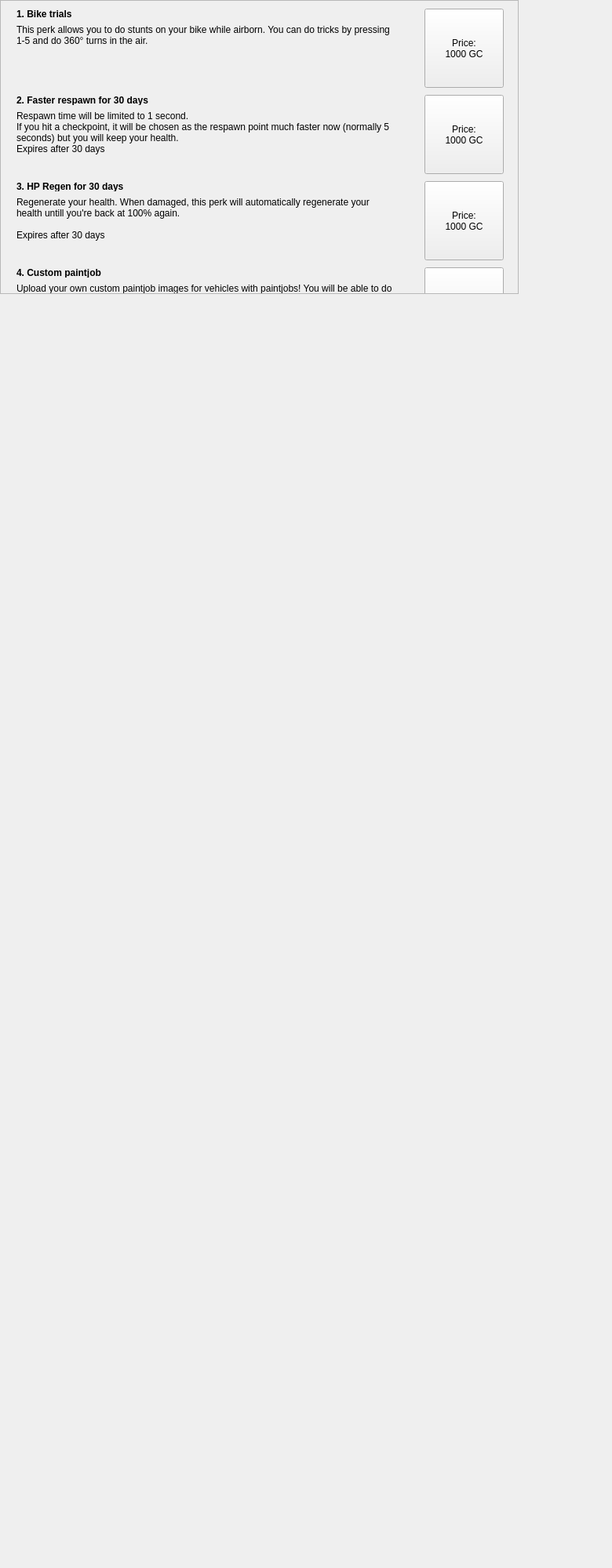
<?xml version="1.0" encoding="UTF-8"?>
<ui version="4.0">
 <class>itemsWidget</class>
 <widget class="QWidget" name="itemsWidget">
  <property name="geometry">
   <rect>
    <x>0</x>
    <y>0</y>
    <width>780</width>
    <height>2000</height>
   </rect>
  </property>
  <property name="windowTitle">
   <string>Form</string>
  </property>
  <widget class="QScrollArea" name="scrollAreaItems">
   <property name="geometry">
    <rect>
     <x>0</x>
     <y>0</y>
     <width>661</width>
     <height>375</height>
    </rect>
   </property>
   <property name="widgetResizable">
    <bool>true</bool>
   </property>
   <widget class="QWidget" name="scrollAreaWidgetContents">
    <property name="geometry">
     <rect>
      <x>0</x>
      <y>0</y>
      <width>659</width>
      <height>373</height>
     </rect>
    </property>
    <widget class="QLabel" name="labelTitle_1">
     <property name="geometry">
      <rect>
       <x>20</x>
       <y>10</y>
       <width>200</width>
       <height>13</height>
      </rect>
     </property>
     <property name="font">
      <font>
       <weight>75</weight>
       <bold>true</bold>
      </font>
     </property>
     <property name="text">
      <string>1. Bike trials</string>
     </property>
    </widget>
    <widget class="QLabel" name="labelInfo_1">
     <property name="geometry">
      <rect>
       <x>20</x>
       <y>30</y>
       <width>481</width>
       <height>71</height>
      </rect>
     </property>
     <property name="text">
      <string>This perk allows you to do stunts on your bike while airborn. You can do tricks by pressing 1-5 and do 360° turns in the air.</string>
     </property>
     <property name="alignment">
      <set>Qt::AlignLeading|Qt::AlignLeft|Qt::AlignTop</set>
     </property>
     <property name="wordWrap">
      <bool>true</bool>
     </property>
    </widget>
    <widget class="QPushButton" name="btnBuyPerk_1">
     <property name="geometry">
      <rect>
       <x>540</x>
       <y>10</y>
       <width>101</width>
       <height>101</height>
      </rect>
     </property>
     <property name="text">
      <string>Price:
1000 GC</string>
     </property>
     <property name="checkable">
      <bool>false</bool>
     </property>
    </widget>
    <widget class="QPushButton" name="btnBuyPerk_2">
     <property name="geometry">
      <rect>
       <x>540</x>
       <y>120</y>
       <width>101</width>
       <height>101</height>
      </rect>
     </property>
     <property name="text">
      <string>Price:
1000 GC</string>
     </property>
     <property name="checkable">
      <bool>false</bool>
     </property>
    </widget>
    <widget class="QLabel" name="labelInfo_2">
     <property name="geometry">
      <rect>
       <x>20</x>
       <y>140</y>
       <width>481</width>
       <height>71</height>
      </rect>
     </property>
     <property name="text">
      <string>Respawn time will be limited to 1 second. 
If you hit a checkpoint, it will be chosen as the respawn point much faster now (normally 5 seconds) but you will keep your health.
Expires after 30 days</string>
     </property>
     <property name="alignment">
      <set>Qt::AlignLeading|Qt::AlignLeft|Qt::AlignTop</set>
     </property>
     <property name="wordWrap">
      <bool>true</bool>
     </property>
    </widget>
    <widget class="QLabel" name="labelTitle_2">
     <property name="geometry">
      <rect>
       <x>20</x>
       <y>120</y>
       <width>200</width>
       <height>13</height>
      </rect>
     </property>
     <property name="font">
      <font>
       <weight>75</weight>
       <bold>true</bold>
      </font>
     </property>
     <property name="text">
      <string>2. Faster respawn for 30 days</string>
     </property>
    </widget>
    <widget class="QPushButton" name="btnBuyPerk_3">
     <property name="geometry">
      <rect>
       <x>540</x>
       <y>230</y>
       <width>101</width>
       <height>101</height>
      </rect>
     </property>
     <property name="text">
      <string>Price:
1000 GC</string>
     </property>
     <property name="checkable">
      <bool>false</bool>
     </property>
    </widget>
    <widget class="QLabel" name="labelTitle_3">
     <property name="geometry">
      <rect>
       <x>20</x>
       <y>230</y>
       <width>200</width>
       <height>13</height>
      </rect>
     </property>
     <property name="font">
      <font>
       <weight>75</weight>
       <bold>true</bold>
      </font>
     </property>
     <property name="text">
      <string>3. HP Regen for 30 days</string>
     </property>
    </widget>
    <widget class="QLabel" name="labelInfo_3">
     <property name="geometry">
      <rect>
       <x>20</x>
       <y>250</y>
       <width>481</width>
       <height>71</height>
      </rect>
     </property>
     <property name="text">
      <string>Regenerate your health. When damaged, this perk will automatically regenerate your health untill you're back at 100% again.

Expires after 30 days</string>
     </property>
     <property name="alignment">
      <set>Qt::AlignLeading|Qt::AlignLeft|Qt::AlignTop</set>
     </property>
     <property name="wordWrap">
      <bool>true</bool>
     </property>
    </widget>
    <widget class="QLabel" name="labelTitle_4">
     <property name="geometry">
      <rect>
       <x>20</x>
       <y>340</y>
       <width>200</width>
       <height>13</height>
      </rect>
     </property>
     <property name="font">
      <font>
       <weight>75</weight>
       <bold>true</bold>
      </font>
     </property>
     <property name="text">
      <string>4. Custom paintjob</string>
     </property>
    </widget>
    <widget class="QPushButton" name="btnBuyPerk_4">
     <property name="geometry">
      <rect>
       <x>540</x>
       <y>340</y>
       <width>101</width>
       <height>101</height>
      </rect>
     </property>
     <property name="text">
      <string>Price:
1000 GC</string>
     </property>
     <property name="checkable">
      <bool>false</bool>
     </property>
    </widget>
    <widget class="QLabel" name="labelInfo_4">
     <property name="geometry">
      <rect>
       <x>20</x>
       <y>360</y>
       <width>481</width>
       <height>71</height>
      </rect>
     </property>
     <property name="text">
      <string>Upload your own custom paintjob images for vehicles with paintjobs! You will be able to do this in the modshop tab. One custom paintjob can be set for all vehicles at the same time. You can buy this multiple times so you can add multiple paintjobs to use.</string>
     </property>
     <property name="alignment">
      <set>Qt::AlignLeading|Qt::AlignLeft|Qt::AlignTop</set>
     </property>
     <property name="wordWrap">
      <bool>true</bool>
     </property>
    </widget>
    <widget class="QLabel" name="labelTitle_5">
     <property name="geometry">
      <rect>
       <x>20</x>
       <y>450</y>
       <width>200</width>
       <height>13</height>
      </rect>
     </property>
     <property name="font">
      <font>
       <weight>75</weight>
       <bold>true</bold>
      </font>
     </property>
     <property name="text">
      <string>5. Voice</string>
     </property>
    </widget>
    <widget class="QPushButton" name="btnBuyPerk_5">
     <property name="geometry">
      <rect>
       <x>540</x>
       <y>450</y>
       <width>101</width>
       <height>101</height>
      </rect>
     </property>
     <property name="text">
      <string>Price:
1000 GC</string>
     </property>
     <property name="checkable">
      <bool>false</bool>
     </property>
    </widget>
    <widget class="QLabel" name="labelInfo_5">
     <property name="geometry">
      <rect>
       <x>20</x>
       <y>470</y>
       <width>481</width>
       <height>71</height>
      </rect>
     </property>
     <property name="text">
      <string>Put that mic to good use, this grants you the right to speak freely on the server.</string>
     </property>
     <property name="alignment">
      <set>Qt::AlignLeading|Qt::AlignLeft|Qt::AlignTop</set>
     </property>
     <property name="wordWrap">
      <bool>true</bool>
     </property>
    </widget>
    <widget class="QPushButton" name="btnBuyPerk_6">
     <property name="geometry">
      <rect>
       <x>540</x>
       <y>560</y>
       <width>101</width>
       <height>101</height>
      </rect>
     </property>
     <property name="text">
      <string>Price:
1000 GC</string>
     </property>
     <property name="checkable">
      <bool>false</bool>
     </property>
    </widget>
    <widget class="QLabel" name="labelInfo_6">
     <property name="geometry">
      <rect>
       <x>20</x>
       <y>580</y>
       <width>481</width>
       <height>71</height>
      </rect>
     </property>
     <property name="text">
      <string>This perk will extend the burnup time of your vehicle with 50%.</string>
     </property>
     <property name="alignment">
      <set>Qt::AlignLeading|Qt::AlignLeft|Qt::AlignTop</set>
     </property>
     <property name="wordWrap">
      <bool>true</bool>
     </property>
    </widget>
    <widget class="QLabel" name="labelTitle_6">
     <property name="geometry">
      <rect>
       <x>20</x>
       <y>560</y>
       <width>200</width>
       <height>13</height>
      </rect>
     </property>
     <property name="font">
      <font>
       <weight>75</weight>
       <bold>true</bold>
      </font>
     </property>
     <property name="text">
      <string>6. Longer burnup time</string>
     </property>
    </widget>
    <widget class="QPushButton" name="btnBuyPerk_7">
     <property name="geometry">
      <rect>
       <x>540</x>
       <y>670</y>
       <width>101</width>
       <height>101</height>
      </rect>
     </property>
     <property name="text">
      <string>Price:
1000 GC</string>
     </property>
     <property name="checkable">
      <bool>false</bool>
     </property>
    </widget>
    <widget class="QLabel" name="labelTitle_7">
     <property name="geometry">
      <rect>
       <x>20</x>
       <y>670</y>
       <width>200</width>
       <height>13</height>
      </rect>
     </property>
     <property name="font">
      <font>
       <weight>75</weight>
       <bold>true</bold>
      </font>
     </property>
     <property name="text">
      <string>7. Extra long burnup time</string>
     </property>
    </widget>
    <widget class="QLabel" name="labelInfo_7">
     <property name="geometry">
      <rect>
       <x>20</x>
       <y>690</y>
       <width>481</width>
       <height>71</height>
      </rect>
     </property>
     <property name="text">
      <string>This perk will extend the burnup time of your vehicle to a total of 100%.

Requires perk 6: Longer burnup time
Expires after 30 days</string>
     </property>
     <property name="alignment">
      <set>Qt::AlignLeading|Qt::AlignLeft|Qt::AlignTop</set>
     </property>
     <property name="wordWrap">
      <bool>true</bool>
     </property>
    </widget>
    <widget class="QPushButton" name="btnBuyPerk_8">
     <property name="geometry">
      <rect>
       <x>540</x>
       <y>780</y>
       <width>101</width>
       <height>101</height>
      </rect>
     </property>
     <property name="text">
      <string>Price:
1000 GC</string>
     </property>
     <property name="checkable">
      <bool>false</bool>
     </property>
    </widget>
    <widget class="QLabel" name="labelTitle_8">
     <property name="geometry">
      <rect>
       <x>20</x>
       <y>780</y>
       <width>200</width>
       <height>13</height>
      </rect>
     </property>
     <property name="font">
      <font>
       <weight>75</weight>
       <bold>true</bold>
      </font>
     </property>
     <property name="text">
      <string>8. Health transfer</string>
     </property>
    </widget>
    <widget class="QLabel" name="labelInfo_8">
     <property name="geometry">
      <rect>
       <x>20</x>
       <y>800</y>
       <width>481</width>
       <height>71</height>
      </rect>
     </property>
     <property name="text">
      <string>The classic fire transfer script. If you're on fire, hit someone and you will steal his health.

Requires perk 6: Longer burnup time
Expires after 30 days</string>
     </property>
     <property name="alignment">
      <set>Qt::AlignLeading|Qt::AlignLeft|Qt::AlignTop</set>
     </property>
     <property name="wordWrap">
      <bool>true</bool>
     </property>
    </widget>
    <widget class="QPushButton" name="btnExtendScrollarea">
     <property name="enabled">
      <bool>false</bool>
     </property>
     <property name="geometry">
      <rect>
       <x>280</x>
       <y>1020</y>
       <width>101</width>
       <height>101</height>
      </rect>
     </property>
     <property name="text">
      <string>Price:
1000 GC</string>
     </property>
     <property name="checkable">
      <bool>false</bool>
     </property>
    </widget>
   </widget>
  </widget>
 </widget>
 <resources/>
 <connections/>
</ui>
